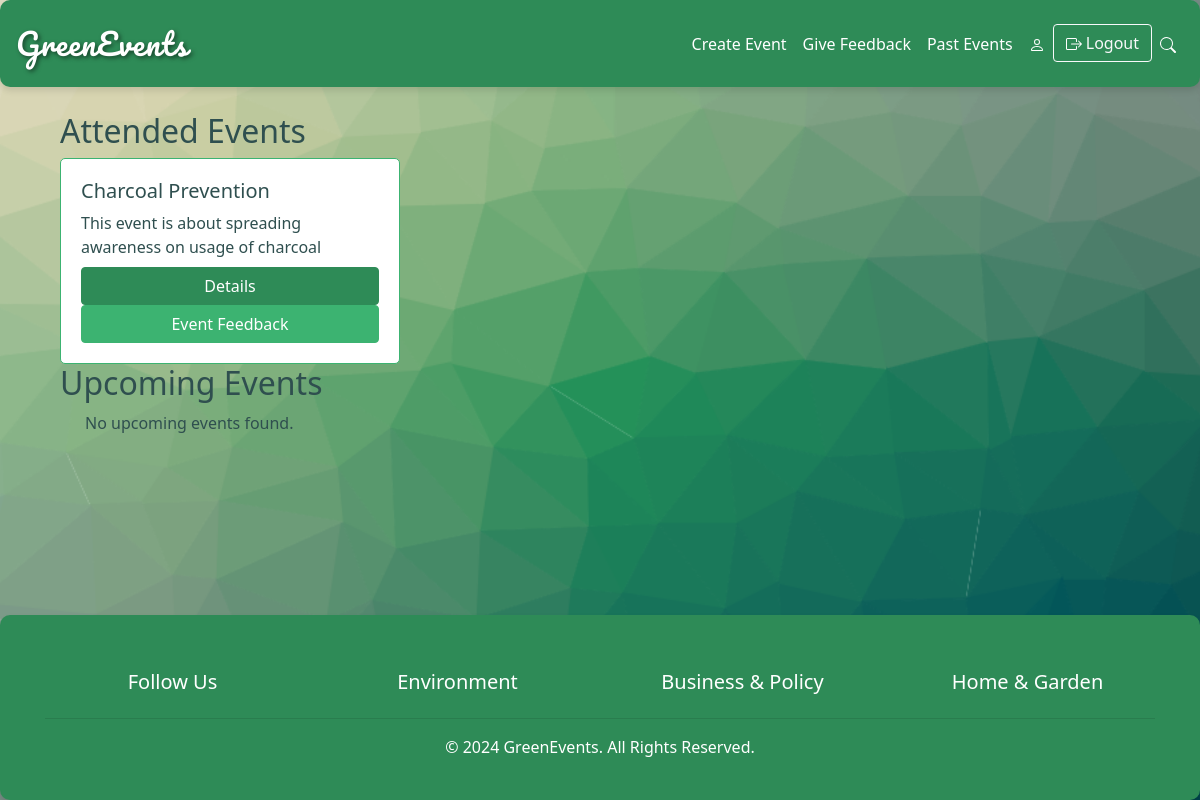
/history/ (signed in), run on an earlier commit of the app's database.
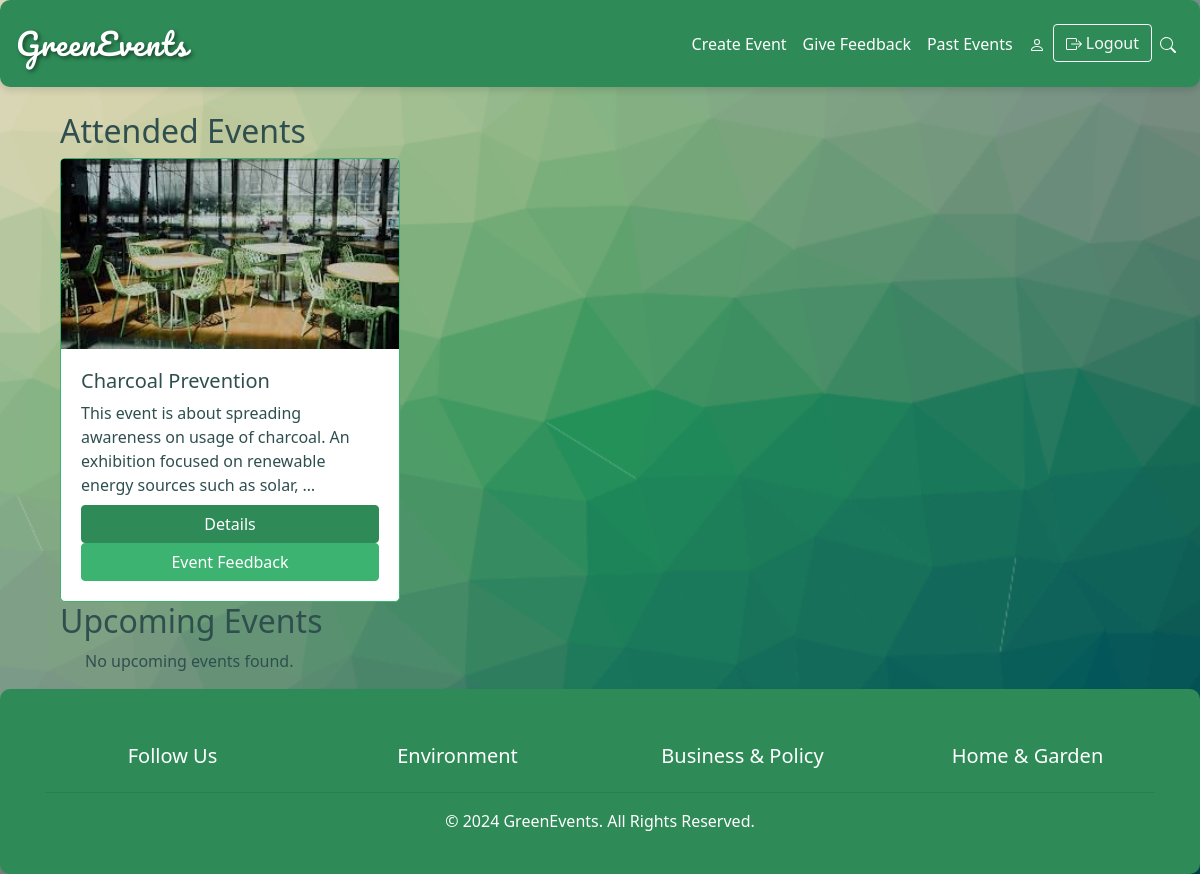
And on a later commit of the database.
### myApp/models.py (models this page shows, shortened)
class Event(models.Model):
    name = models.CharField(max_length=255)
    description = models.TextField()
    eventDate = models.DateTimeField()
    location = models.CharField(max_length=255)
    agenda = models.TextField()
    speakers = models.TextField()
    image = models.ImageField(upload_to='event_images/', blank=True, null=True)
    total_num_of_seats = models.IntegerField()
    registered_seats = models.IntegerField(default=0)
    remaining_seats = models.IntegerField()

### myApp/views.py (the view)
# urls.py: path('history/', views.user_history, name='user_history'),
@login_required
def user_history(request):
    profile = get_object_or_404(Profile, user=request.user)
    attended_events = Event.objects.filter(registration__user=request.user, registration__user_attended=True).distinct()
    upcoming_events = Event.objects.filter(registration__user=request.user, registration__user_attended=False, eventDate__gte=timezone.now()).distinct()
    return render(request, 'user_history.html', {
        'attended_events': attended_events,
        'upcoming_events': upcoming_events
    })

### myApp/templates/user_history.html
{% extends 'base.html' %}
{% block content %}
<div class="container mt-3">
    <h2>Attended Events</h2>
    <div class="row">
        {% for event in attended_events %}
        <div class="col-md-4">
            <div class="card mb-3">
                {% if event.image %}
                <img src="{{ event.image.url }}" class="card-img-top" alt="{{ event.name }}">
                {% endif %}
                <div class="card-body">
                    <h5 class="card-title">{{ event.name }}</h5>
                    <p class="card-text">{{ event.description|truncatewords:20 }}</p>
                    <a href="{% url 'event_detail' event.id %}" class="btn btn-primary">Details</a>
                    <a href="{% url 'event_feedback' event.id %}" class="btn btn-secondary">Event Feedback</a>
                </div>
            </div>
        </div>
        {% empty %}
        <p>No attended events found.</p>
        {% endfor %}
    </div>
    <h2>Upcoming Events</h2>
    <div class="row">
        {% for event in upcoming_events %}
        <div class="col-md-4">
            <div class="card mb-3">
                {% if event.image %}
                <img src="{{ event.image.url }}" class="card-img-top" alt="{{ event.name }}">
                {% endif %}
                <div class="card-body">
                    <h5 class="card-title">{{ event.name }}</h5>
                    <p class="card-text">{{ event.description|truncatewords:20 }}</p>
                    <a href="{% url 'event_detail' event.id %}" class="btn btn-primary">Details</a>
                </div>
            </div>
        </div>
        {% empty %}
        <p class="no-events">No upcoming events found.</p>
        {% endfor %}
    </div>
</div>
{% endblock %}

What changed in the data, as far as the page shows it:
changed Event "Charcoal Prevention": image: picture added; description "This event is about spreading awareness on usage of charcoal" → "This event is about spreading awareness on usage of charcoal. An exhibition focused on renewable energy sources such as solar, …"
